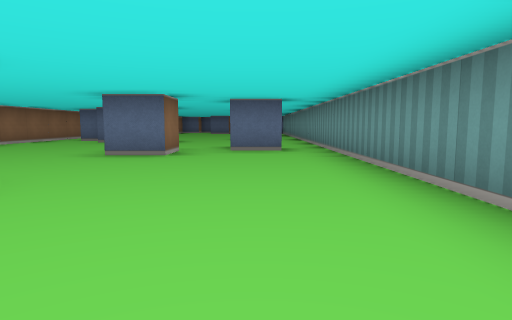
view 1 (above)

18 first-person views from a walk through a cub3D level. The camera is about half as high as the walls, tilts 6° down and sees 75° across. The floor is counted in squares. Each view is taken from the middle of a square. On the plan, view 1 faces up. The plan holds only what a view shows up to about 9 squares ahead; the rest is blank.

view 2
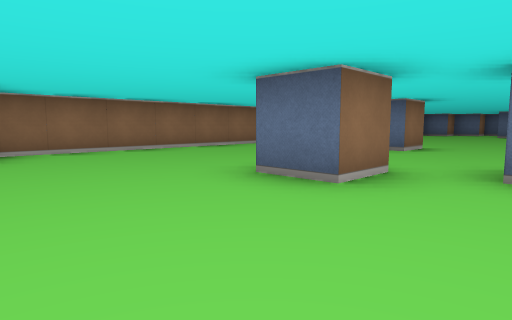

view 3
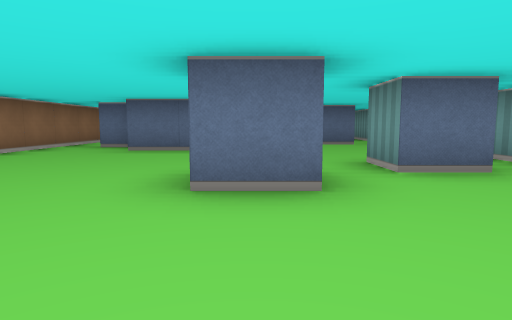

view 4
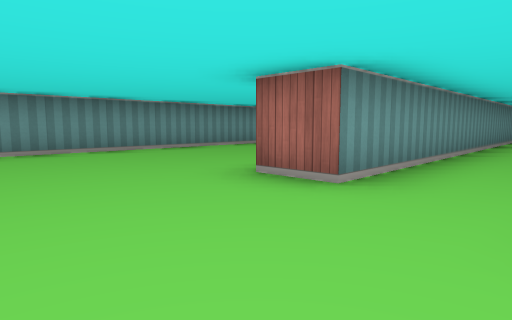

view 5
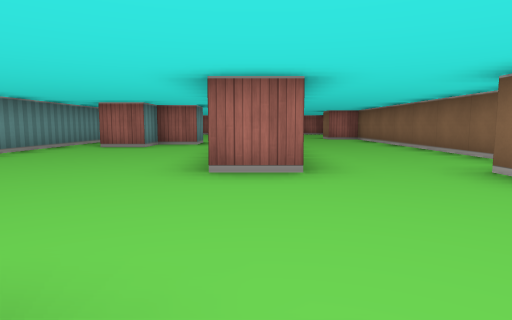

view 6
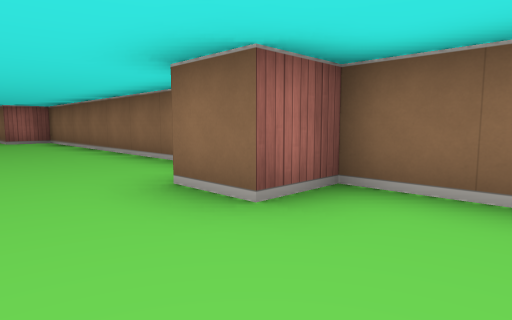

view 7
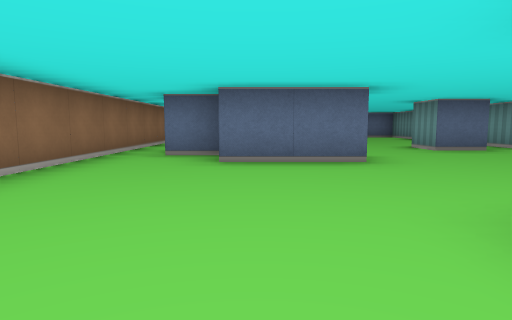

view 8
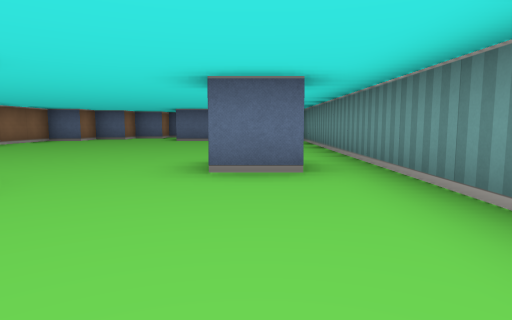

view 9
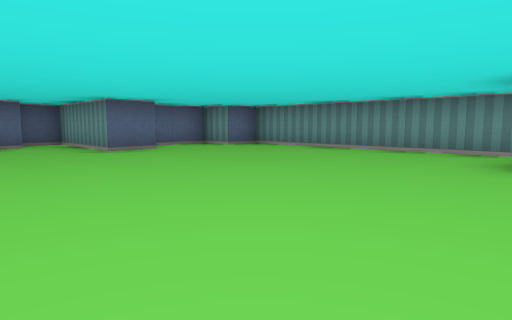

view 10
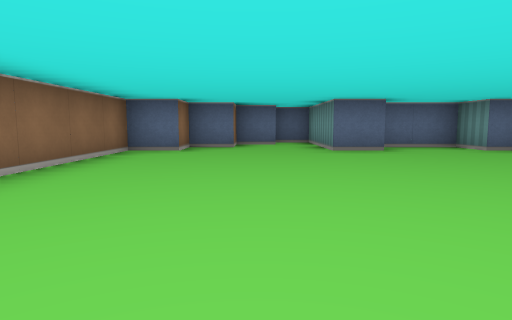

view 11
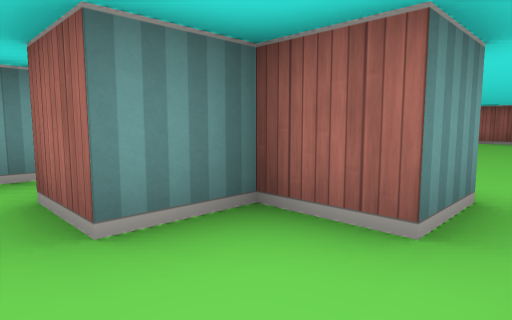

view 12
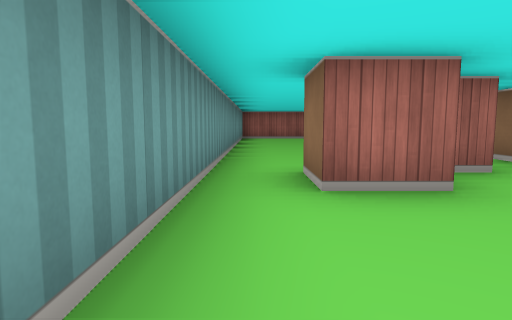

view 13
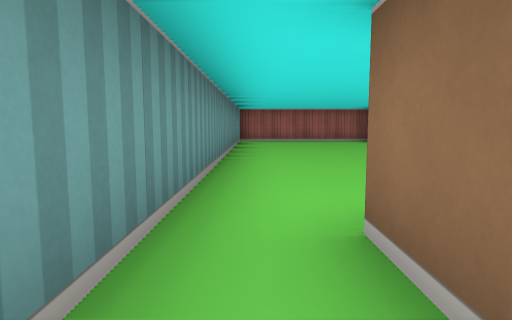

view 14
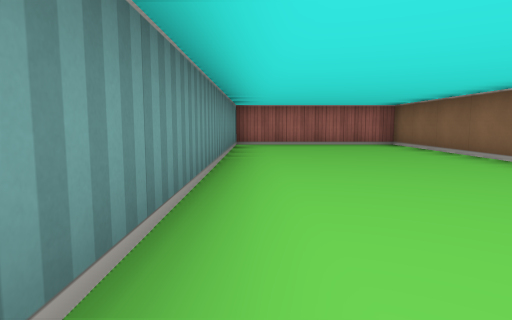

view 15
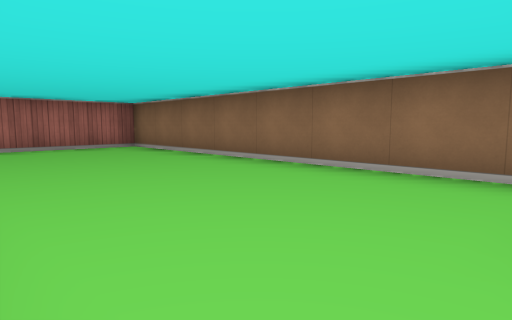

view 16
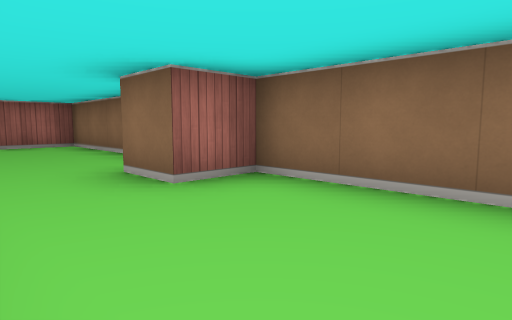

view 17
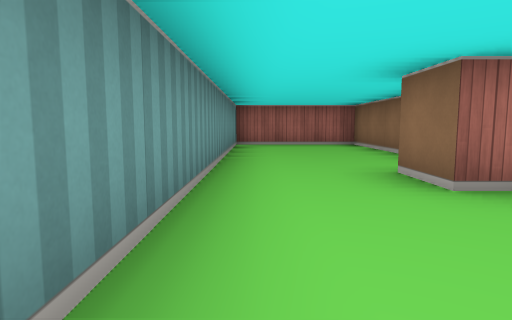

view 18
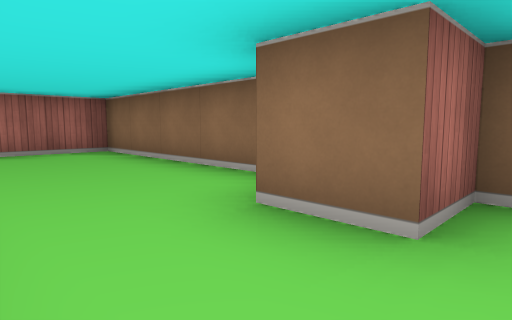

### Floor plan
Points are (right, up) in squares from view 1. A wall is a line through its corners. A room is listed if a view was taken in it or the views show most of it. See-through windows are left out.
Room 1 (views 1, 2, 3, 4, 5, 6, 7, 8, 9, 10, 11, 12, 13, 14, 16, 17, 18)
walls: (-1.5, 6.6) (-1.5, 5.5) (-2.5, 5.5); (-2.5, 10.6) (-2.5, 9.5) (-4.5, 9.5); (0.6, 6.5) (-0.5, 6.5) (-0.5, 7.5); (-4.5, 10.5) (-5.5, 10.5); (0.6, 11.5) (-0.5, 11.5) (-0.5, 12.5); (-6.5, 1.1) (-6.5, -5.5) (-5.5, -5.5) (-5.5, -6.5); (-1.5, -2.5) (-0.5, -2.5) (-0.5, -1.5) (0.5, -1.5) (0.5, -2.5); (1.5, -3.5) (1.5, 18.5) (0.5, 18.5) (0.5, 19.5) (-1.1, 19.5); (-1.4, 18.5) (-2.5, 18.5) (-2.5, 21.5) (-3.4, 21.5); (-3.4, 20.5) (-4.5, 20.5) (-4.5, 19.5) (-5.5, 19.5) (-5.5, 18.5) (-6.5, 18.5) (-6.5, 3.5) (-5.5, 3.5) (-5.5, 2.5); (-6.5, -7.5) (-6.5, -11.5) (-3.5, -11.5) (-3.5, 2.5) (-2.5, 2.5)
ways out: opening at (-2, -2) to room 2; opening at (1, -2.5) to room 2
Room 2 (view 15)
walls: (-1.5, -3.6) (-1.5, -2.5); (-2.5, -3.5) (-2.5, -11.5) (1.5, -11.5) (1.5, -3.5)
ways out: opening at (-2, -2) to room 1; opening at (1, -2.5) to room 1

Positions as (right, up) in squares from view 1, and headings:
1: (0, 0), facing up
2: (0, 3), facing up-left
3: (-2, 3), facing up
4: (-5, 5), facing down-right
5: (-3, 6), facing down
6: (-4, 5), facing down-left
7: (-4, 5), facing up
8: (0, 8), facing up
9: (-5, 12), facing up-right
10: (-4, 12), facing up
11: (-2, -1), facing down-right
12: (1, 1), facing down
13: (1, -1), facing down
14: (1, -3), facing down
15: (1, -4), facing down-left
16: (-4, -3), facing down-left
17: (-4, -3), facing down
18: (-4, -5), facing down-left
